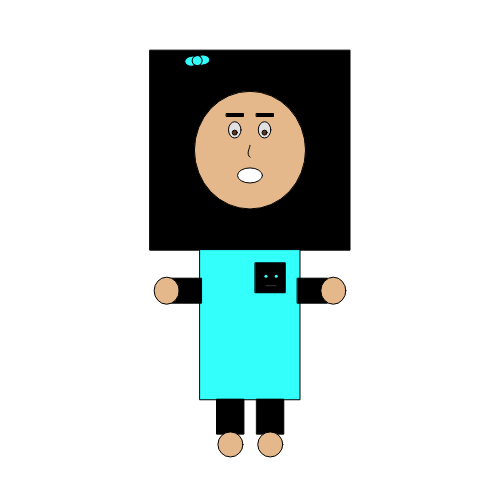
Frame 1 (no input)
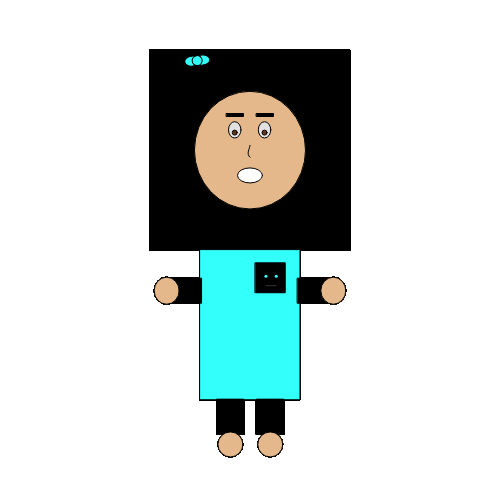
Frame 60 (no input)
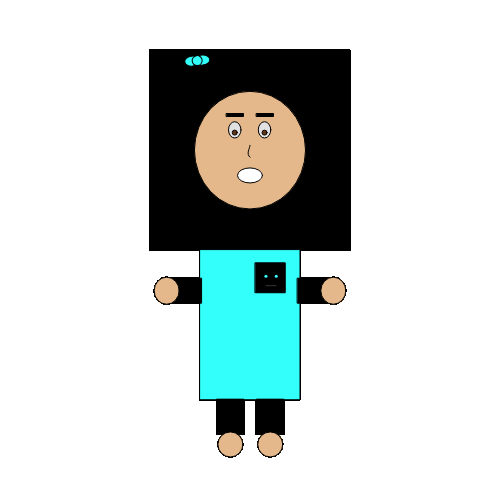
Frame 120 (the mouse pressed at the canvas centre since frame 60)

The p5.js sketch that drew these frames (run headless with seeded random() and noise() and a simulated clock; from frame 60 on, the mouse is pressed at the canvas centre):

// p5.js sketch
// ── sketch.js
//let count = 0
function setup() {
    createCanvas(500,500);
    background(255);
    rectMode (CENTER);
      ellipseMode(CENTER);
    //noStroke
    // strokeWeight (.75)
    
  }
  
  function draw() {
    let x = width/2 //x=250
    let y = height/3.33 //y=150
    
    faceHead();
    bow();
    bow(200,200);
    eyebrows();
    eyes();
    nose();
    mouth();
    body();
    pocket();
    smileyFace();
    arms();
    hands();
    legs();
    feet();
  
   //  push()
   // //translate(10,10)
   //  rotate()
   //  arc(250, 170, 100, 80, 0, PI + QUARTER_PI, CHORD)
   //  rotate(100)
   // pop()
    
  //   beginShape()
  //   line(195,165,305,165)
  //   line(195,165,250,210)
  //   line(305,165,250,210)
    
  //   // let p1=(18
  //   // let lb=line(195,165,250,210)
  //   // let lc=line(305,165,250,210)
  //   let p1 = { x: 195, y: 165 };
  // let p2 = { x=195, y=165 };
  // let p3 = { x=250, y=210 };
  // let p4 = { x: 305, y: 165 };
  //   curve(p1.x, p1.y, p1.x, p1.y, p2.x, p2.y, p3.x, p3.y);
    
    // endShape()
  
  // function draw(){
  //   if (count<360)(
  //     count++) 
  //   else if (count==360)(count=0);
    
  //   //eyes
  //     //outer(r,l)
  //   push()  
  //   fill (225);
  //   rotate(count);
  //   ellipse(width/2.13,height/3.85,height/40,width/30.7);
  //   ellipse(width/1.89,height/3.85,height/40,width/30.7);
    
  // //inner
  //    fill (98,52,18);
  //   ellipse (width/2.13,height/3.77,width/100,height/100.5);
  //   ellipse (width/1.89,height/3.77,width/100,height/100.5);
  //   pop()
    
  //
  }
  
  function faceHead(){
    let x = width/2 //x=250
    let y = height/3.33 //y=150
    //face
    push()
    fill (0);  
    square(x,y,width/2.5);
    fill (228,184,139);
    ellipse(x,y,width/4.5,width/4.25);
    pop()
    
  }
  
  function bow (xpos,ypos){
     let x = width/2 //x=250
    let y = height/3.33 //y=150
    push()
    fill (51,255,251)
    rotate(-.10)
    ellipse(width/2.7,height/6.25,width/33.3,height/50)
    //translate (xpos,ypos)
    ellipse(width/2.56, height/6.25,width/33.33,height/50)
    //translate(xpos,ypos)
    circle(width/2.63,height/6.25,width/50)
    translate(xpos,ypos)
    pop()
    
  }
  
  function eyebrows(){
   let x = width/2 //x=250
    let y = height/3.33 //y=150
    //eyebrows
   // rotate(0)
    push()
    fill (0)
    rect(235,115,17,3)
    rect(265,115,17,3)
    pop()
  }
  
  function eyes(){
   let x = width/2 //x=250
    let y = height/3.33 //y=150
    //eyes 
    
    //outer(r,l)
    push()  
    fill (225);
    ellipse(width/2.13,height/3.85,height/40,width/30.7);
    ellipse(width/1.89,height/3.85,height/40,width/30.7);
    pop()
    
  //inner
    push()
     fill (98,52,18);
    ellipse (width/2.13,height/3.77,width/100,height/100.5);
    ellipse (width/1.89,height/3.77,width/100,height/100.5);
    pop()
  }
  
  function nose(){
    let x = width/2 //x=250
    let y = height/3.33 //y=150
    //nose
   push() 
    beginShape();
    noFill ()
  curveVertex(width/2, height/3.57); 
    curveVertex(width/2, height/3.44);
    curveVertex(width/2, height/3.18)
  curveVertex(width/1.81, height/3.03);
  endShape();
    pop()
    
  }
  
  function mouth (){
   let x = width/2 //x=250
    let y = height/3.33 //y=150 
   push();
    ellipse (width/2,height/2.85,width/20,height/33.3)
    pop();
  }
  
  function body(){
   let x = width/2 //x=250
    let y = height/3.33 //y=150
    push()
    fill (51,255,251)
    //fill(random(255),random(255),random(255))
    //rectMode(CENTER)
   rect(width/2,height/1.54,width/5,height/3.33)
    
    pop()
  }
  
  function pocket(){
     let x = width/2 //x=250
    let y = height/3.33 //y=150
    //pocket
  push()
    fill (0)
    square (width/1.85,height/1.8,width/16.7);
    pop()
  }
  
  function smileyFace(){
   let x = width/2 //x=250
    let y = height/3.33 //y=150
    //smileyface
   push()
    fill(51,255,251)
    noStroke()
    circle (width/1.88,height/1.81,width/166.6)
    circle (width/1.81,height/1.81,width/166.6)
    
   fill(51,255,251)
     stroke(55)
  line(width/1.88,height/1.75,width/1.81,height/1.75); 
   pop()
  }
  
  function arms(){
     let x = width/2 //x=250
    let y = height/3.33 //y=150 
    //arms rl
   push()
    fill (0)
    rect (width/1.6,height/1.72,width/16.66,height/20); 
    rect (width/2.68,height/1.72,width/16.66,height/20);
    pop()
  }
  
  function hands(){
    let x = width/2 //x=250
    let y = height/3.33 //y=150
     //hands
    push()
    fill (228,184,139)
    ellipse(width/1.5,height/1.72,width/20,height/18.5)
    ellipse(width/3,height/1.72,width/20,height/18.5)
    pop()
  
  }
  
  function legs(){
  let x = width/2 //x=250
    let y = height/3.33 //y=150
    //legs
  push()
    fill (0)
     rect (width/1.85,height/1.2,width/18.5,height/14.3)
    rect (width/2.17,height/1.2,width/18.5,height/14.3)
    pop()
  }
  
  function feet(){
    let x = width/2 //x=250
    let y = height/3.33 //y=150
     //feet
   push()
    fill (228,184,139)
    ellipse(width/1.85,height/1.125,width/20)
    ellipse(width/2.17,height/1.125,width/20)
    pop()
    
  }  
